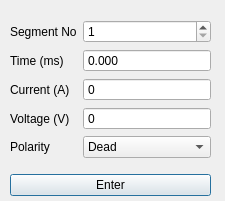
<?xml version="1.0" encoding="UTF-8"?>
<ui version="4.0">
 <class>Entry_Dialog</class>
 <widget class="QDialog" name="Entry_Dialog">
  <property name="geometry">
   <rect>
    <x>0</x>
    <y>0</y>
    <width>225</width>
    <height>201</height>
   </rect>
  </property>
  <property name="windowTitle">
   <string>Dialog</string>
  </property>
  <widget class="QWidget" name="layoutWidget">
   <property name="geometry">
    <rect>
     <x>10</x>
     <y>20</y>
     <width>201</width>
     <height>176</height>
    </rect>
   </property>
   <layout class="QVBoxLayout" name="verticalLayout">
    <item>
     <layout class="QFormLayout" name="formLayout">
      <item row="0" column="0">
       <widget class="QLabel" name="label_5">
        <property name="text">
         <string>Segment No</string>
        </property>
       </widget>
      </item>
      <item row="0" column="1">
       <widget class="QSpinBox" name="spinBox_segment">
        <property name="minimum">
         <number>1</number>
        </property>
        <property name="maximum">
         <number>20</number>
        </property>
       </widget>
      </item>
      <item row="1" column="0">
       <widget class="QLabel" name="label">
        <property name="text">
         <string>Time (ms)</string>
        </property>
       </widget>
      </item>
      <item row="2" column="0">
       <widget class="QLabel" name="label_2">
        <property name="text">
         <string>Current (A)</string>
        </property>
       </widget>
      </item>
      <item row="3" column="0">
       <widget class="QLabel" name="label_3">
        <property name="text">
         <string>Voltage (V)</string>
        </property>
       </widget>
      </item>
      <item row="4" column="0">
       <widget class="QLabel" name="label_4">
        <property name="text">
         <string>Polarity</string>
        </property>
       </widget>
      </item>
      <item row="4" column="1">
       <widget class="QComboBox" name="comboBox_polarity">
        <item>
         <property name="text">
          <string>Dead</string>
         </property>
        </item>
        <item>
         <property name="text">
          <string>Fwd</string>
         </property>
        </item>
        <item>
         <property name="text">
          <string>Rev</string>
         </property>
        </item>
        <item>
         <property name="text">
          <string>HIZ</string>
         </property>
        </item>
       </widget>
      </item>
      <item row="2" column="1">
       <widget class="QSpinBox" name="spinBox_current">
        <property name="buttonSymbols">
         <enum>QAbstractSpinBox::NoButtons</enum>
        </property>
        <property name="maximum">
         <number>3600</number>
        </property>
       </widget>
      </item>
      <item row="3" column="1">
       <widget class="QSpinBox" name="spinBox_voltage">
        <property name="buttonSymbols">
         <enum>QAbstractSpinBox::NoButtons</enum>
        </property>
        <property name="maximum">
         <number>40</number>
        </property>
       </widget>
      </item>
      <item row="1" column="1">
       <widget class="QDoubleSpinBox" name="doubleSpinBox_time">
        <property name="buttonSymbols">
         <enum>QAbstractSpinBox::NoButtons</enum>
        </property>
        <property name="decimals">
         <number>3</number>
        </property>
        <property name="maximum">
         <double>5000.000000000000000</double>
        </property>
       </widget>
      </item>
     </layout>
    </item>
    <item>
     <widget class="QPushButton" name="pushButton_enter">
      <property name="text">
       <string>Enter</string>
      </property>
     </widget>
    </item>
   </layout>
  </widget>
 </widget>
 <tabstops>
  <tabstop>spinBox_segment</tabstop>
  <tabstop>doubleSpinBox_time</tabstop>
  <tabstop>spinBox_current</tabstop>
  <tabstop>spinBox_voltage</tabstop>
  <tabstop>comboBox_polarity</tabstop>
  <tabstop>pushButton_enter</tabstop>
 </tabstops>
 <resources/>
 <connections>
  <connection>
   <sender>pushButton_enter</sender>
   <signal>clicked()</signal>
   <receiver>Entry_Dialog</receiver>
   <slot>accept()</slot>
   <hints>
    <hint type="sourcelabel">
     <x>67</x>
     <y>172</y>
    </hint>
    <hint type="destinationlabel">
     <x>171</x>
     <y>248</y>
    </hint>
   </hints>
  </connection>
 </connections>
</ui>
